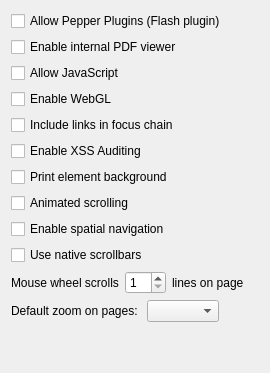
             <widget class="QWidget" name="tab">
              <attribute name="title">
               <string>Web Configuration</string>
              </attribute>
              <layout class="QGridLayout" name="gridLayout_18">
               <item row="0" column="0">
                <layout class="QVBoxLayout" name="verticalLayout">
                 <item>
                  <widget class="QCheckBox" name="allowPlugins">
                   <property name="text">
                    <string>Allow Pepper Plugins (Flash plugin)</string>
                   </property>
                  </widget>
                 </item>
                 <item>
                  <widget class="QCheckBox" name="allowPdf">
                   <property name="text">
                    <string>Enable internal PDF viewer</string>
                   </property>
                  </widget>
                 </item>
                 <item>
                  <widget class="QCheckBox" name="allowJavaScript">
                   <property name="text">
                    <string>Allow JavaScript</string>
                   </property>
                  </widget>
                 </item>
                 <item>
                  <widget class="QCheckBox" name="enableWebGL">
                   <property name="text">
                    <string>Enable WebGL</string>
                   </property>
                  </widget>
                 </item>
                 <item>
                  <widget class="QCheckBox" name="linksInFocusChain">
                   <property name="text">
                    <string>Include links in focus chain</string>
                   </property>
                  </widget>
                 </item>
                 <item>
                  <widget class="QCheckBox" name="xssAuditing">
                   <property name="text">
                    <string extracomment="try to detect possible XSS attacks when executing javascript">Enable XSS Auditing</string>
                   </property>
                  </widget>
                 </item>
                 <item>
                  <widget class="QCheckBox" name="printEBackground">
                   <property name="text">
                    <string extracomment="when you are printing page (on printer), it determine whether to also print background (color, image) of html elements">Print element background</string>
                   </property>
                  </widget>
                 </item>
                 <item>
                  <widget class="QCheckBox" name="animateScrolling">
                   <property name="text">
                    <string>Animated scrolling</string>
                   </property>
                  </widget>
                 </item>
                 <item>
                  <widget class="QCheckBox" name="spatialNavigation">
                   <property name="text">
                    <string>Enable spatial navigation</string>
                   </property>
                  </widget>
                 </item>
                 <item>
                  <widget class="QCheckBox" name="useNativeScrollbars">
                   <property name="text">
                    <string>Use native scrollbars</string>
                   </property>
                  </widget>
                 </item>
                </layout>
               </item>
               <item row="2" column="0">
                <layout class="QHBoxLayout" name="horizontalLayout_11">
                 <item>
                  <widget class="QLabel" name="label_14">
                   <property name="sizePolicy">
                    <sizepolicy hsizetype="Fixed" vsizetype="Preferred">
                     <horstretch>0</horstretch>
                     <verstretch>0</verstretch>
                    </sizepolicy>
                   </property>
                   <property name="text">
                    <string>Mouse wheel scrolls</string>
                   </property>
                  </widget>
                 </item>
                 <item>
                  <widget class="QSpinBox" name="wheelScroll">
                   <property name="sizePolicy">
                    <sizepolicy hsizetype="Fixed" vsizetype="Fixed">
                     <horstretch>0</horstretch>
                     <verstretch>0</verstretch>
                    </sizepolicy>
                   </property>
                   <property name="minimum">
                    <number>1</number>
                   </property>
                  </widget>
                 </item>
                 <item>
                  <widget class="QLabel" name="label_26">
                   <property name="text">
                    <string>lines on page</string>
                   </property>
                  </widget>
                 </item>
                </layout>
               </item>
               <item row="3" column="0">
                <layout class="QHBoxLayout" name="horizontalLayout_12">
                 <item>
                  <widget class="QLabel" name="label_44">
                   <property name="text">
                    <string>Default zoom on pages: </string>
                   </property>
                  </widget>
                 </item>
                 <item>
                  <widget class="QComboBox" name="defaultZoomLevel"/>
                 </item>
                 <item>
                  <spacer name="horizontalSpacer_12">
                   <property name="orientation">
                    <enum>Qt::Orientation::Horizontal</enum>
                   </property>
                   <property name="sizeHint" stdset="0">
                    <size>
                     <width>40</width>
                     <height>20</height>
                    </size>
                   </property>
                  </spacer>
                 </item>
                </layout>
               </item>
               <item row="4" column="0">
                <spacer name="verticalSpacer_9">
                 <property name="orientation">
                  <enum>Qt::Orientation::Vertical</enum>
                 </property>
                 <property name="sizeHint" stdset="0">
                  <size>
                   <width>20</width>
                   <height>40</height>
                  </size>
                 </property>
                </spacer>
               </item>
              </layout>
             </widget>
